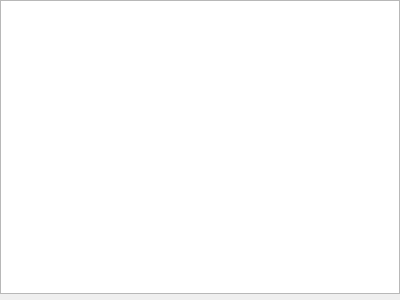
<?xml version="1.0" encoding="UTF-8"?>
<ui version="4.0">
 <class>SAKEmitterToolUi</class>
 <widget class="QWidget" name="SAKEmitterToolUi">
  <property name="geometry">
   <rect>
    <x>0</x>
    <y>0</y>
    <width>400</width>
    <height>300</height>
   </rect>
  </property>
  <property name="windowTitle">
   <string>Form</string>
  </property>
  <layout class="QVBoxLayout" name="verticalLayout">
   <property name="leftMargin">
    <number>0</number>
   </property>
   <property name="topMargin">
    <number>0</number>
   </property>
   <property name="rightMargin">
    <number>0</number>
   </property>
   <property name="bottomMargin">
    <number>0</number>
   </property>
   <item>
    <widget class="QTableView" name="tableView"/>
   </item>
   <item>
    <widget class="SAKTableController" name="widget" native="true"/>
   </item>
  </layout>
 </widget>
 <customwidgets>
  <customwidget>
   <class>SAKTableController</class>
   <extends>QWidget</extends>
   <header location="global">SAKTableController.h</header>
   <container>1</container>
  </customwidget>
 </customwidgets>
 <resources/>
 <connections/>
</ui>
